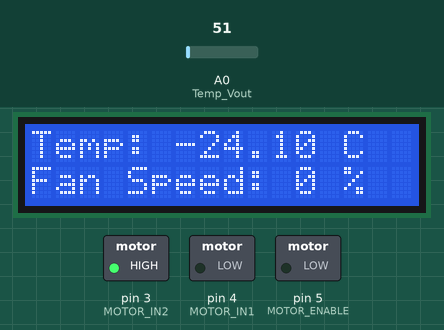
Recording of a sketch running on a simulated Arduino Uno, built with avr-gcc and run on an emulated ATmega328P. Shown: 16×2 character LCD, switched loads named in the sketch (green lamp = pin HIGH). The test bench sets the inputs (shaded band); at power-on: A0 (Temp_Vout) = 51. What the sketch prints to the serial monitor is not drawn.

Above: at 1.2 s.
1.3 s: A0 (Temp_Vout) set to 163
At 2.6 s:
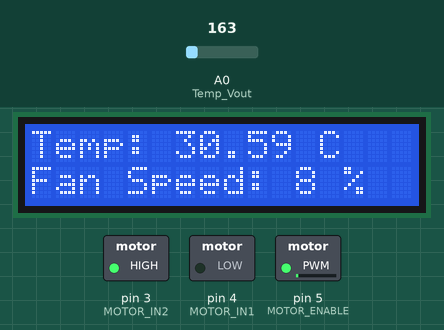
3.7 s: A0 (Temp_Vout) set to 112
At 5.2 s:
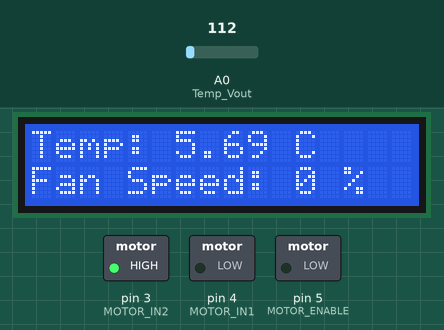
5.9 s: A0 (Temp_Vout) set to 86
At 7.9 s:
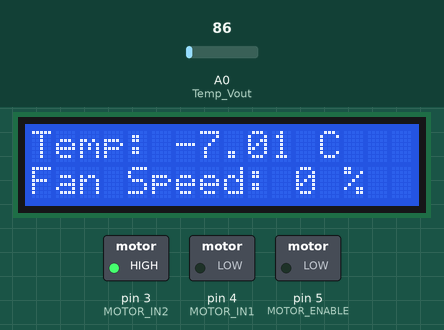
Timing chart, 0 to 9.4 s (numbered marks = the images above; inputs shaded):
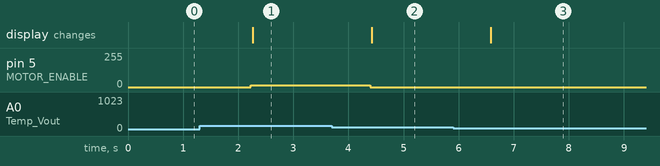

Measured:
- after the input at 1.3 s, pin 5 (MOTOR_ENABLE): 0/255 → 12/255 after 0.93 s; the display: changes after 0.96 s (image 1)
- after the input at 3.7 s, pin 5 (MOTOR_ENABLE): 12/255 → 0/255 after 0.69 s; the display: changes after 0.72 s (image 2)
- after the input at 5.9 s, the display: changes after 0.69 s (image 3)

The sketch:

temperature_controlled_dc_motor_Final_.ino
```cpp
#include <LiquidCrystal_I2C.h>

//A motor speed based on temperature
//The motor can be used to power a fan in this case to make an automated cooling fan system
//The higher the temperature the faster the motor speed
//We use an H-bridge motor driver (L293D)

const int MOTOR_ENABLE = 5; //This pin is used to control the motor speed
const int MOTOR_IN1 = 4;
const int MOTOR_IN2 = 3;
const int Temp_Vout = A0;

int OneTimeCounter = 0;

LiquidCrystal_I2C lcd_1(32, 16, 2);

const float calibrationOffset = -0.49; // Adjust this value based on your measurements

void setup() {

  Serial.begin(9600);

  lcd_1.init();

  lcd_1.setCursor(0, 0);
  lcd_1.backlight();
  lcd_1.display();

  //pinMode(MOTOR_ENABLE, OUTPUT);
  pinMode(MOTOR_IN1, OUTPUT);
  pinMode(MOTOR_IN2, OUTPUT);
  pinMode(Temp_Vout, INPUT);
  digitalWrite(MOTOR_IN1, LOW);
  digitalWrite(MOTOR_IN2, HIGH);

}

void loop()   {

  int Temp = analogRead(Temp_Vout);
  int MapTemp = map(Temp,153,358,0,255);
  Serial.print("Temperature: ");
  Serial.println(Temp);
  Serial.print("Motor Speed: ");
  Serial.println(MapTemp);
  int fanSpd = MapTemp;

  if(MapTemp>0 && MapTemp<250){
    Serial.print (MapTemp);
    analogWrite(MOTOR_ENABLE,MapTemp); //control motor driver
    // analogWrite(MOTOR_ENABLE,250); //for testing purposes
  }
  else if(MapTemp<=0){
    Serial.print (0);
    fanSpd = 0;
    analogWrite(MOTOR_ENABLE,0); //control motor driver
  }
  else{
    Serial.print (150);
    fanSpd = 150;
    analogWrite(MOTOR_ENABLE,255); //control motor driver
  }

  float voltage = Temp * (5.0 / 1024.0); // Convert to voltage

  // Single-point calibration: adjust by a fixed offset
  float realTemp = (voltage + calibrationOffset) / 0.01;
  int displayedTemp = static_cast<int>(realTemp);

  // Fan percentage to display on the LCD screen
  int fanPercent = map(fanSpd,0,150,0,100);

  lcd_1.setCursor(0, 0);
  lcd_1.print("Temp: ");
  lcd_1.print(realTemp);
  lcd_1.print(" C  ");
  lcd_1.setCursor(0, 1);
  lcd_1.print("Fan Speed: ");
  lcd_1.print(fanPercent);
  lcd_1.print(" %  ");

  delay(1000); // Wait for 1000 millisecond(s)
  lcd_1.leftToRight();

  delay(50); //Adding delay to optimize the simulation

}
```
